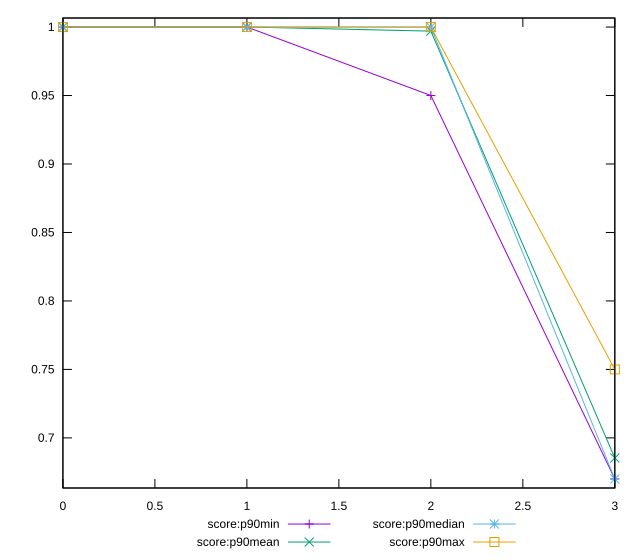

Reproduce this figure in gnuplot.
reset

$scoreP90Min <<EOF
0 1
1 1
2 0.95
3 0.67
EOF

$scoreP90Mean <<EOF
0 1
1 1
2 0.9970212765957447
3 0.6853191489361712
EOF

$scoreP90Median <<EOF
0 1
1 1
2 1
3 0.67
EOF

$scoreP90Max <<EOF
0 1
1 1
2 1
3 0.75
EOF

set key outside below
set xrange [0:3]
set yrange [0.6634:1.0066]
set trange [0.6634:1.0066]
set terminal svg size 640, 560 enhanced background rgb 'white'
set output "reports/report_00031_2021-02-24T23-18-18.084Z/unused-css-rules/progression/score.svg"

plot $scoreP90Min title "score:p90min" with linespoints, \
     $scoreP90Mean title "score:p90mean" with linespoints, \
     $scoreP90Median title "score:p90median" with linespoints, \
     $scoreP90Max title "score:p90max" with linespoints

reset
